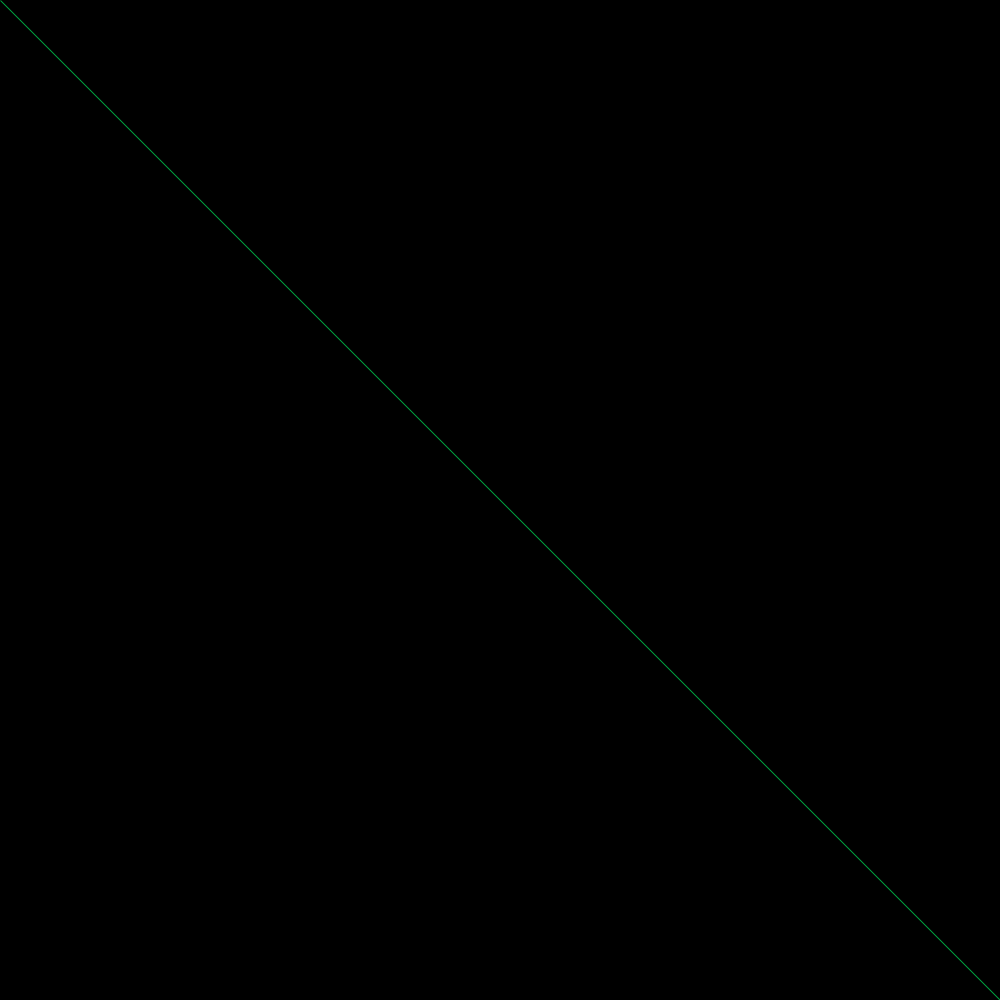
Frame 1 (no input)
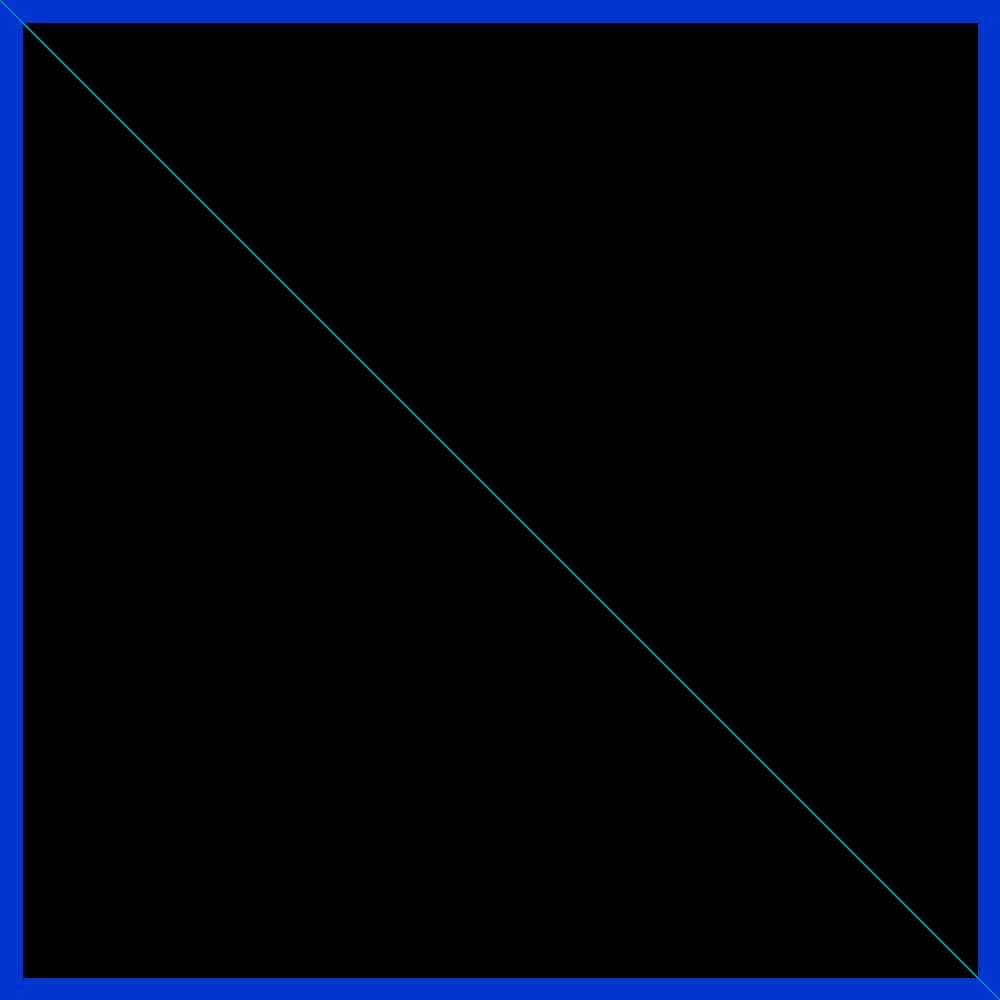
Frame 60 (the mouse pressed at the canvas centre just before this capture)
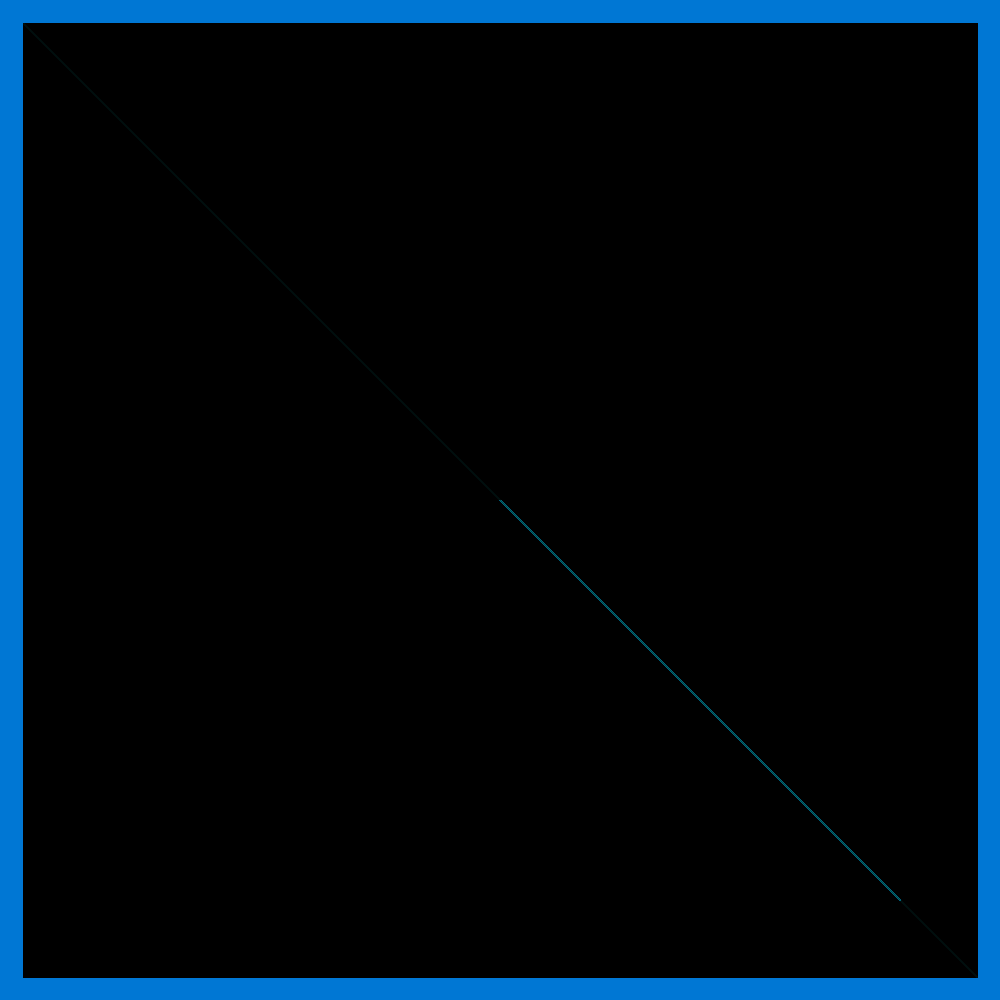
Frame 120 (the mouse held since frame 60 and released just before this capture)

The Processing sketch that drew these frames (run headless with seeded random() and noise(); from frame 60 on, the mouse is pressed at the canvas centre):

// Processing sketch: processing_71440
// ── processing_71440.pde

//Matthew Quesada, Computer Programming Mods 4-5
//UserInput
void setup()
{
  background(0);
  size (1000, 1000);
}
void draw()
{
  
   fill(0,0,0,10);
  strokeWeight(45);
  rect(0,0,1000,1000);
  
  strokeWeight(1);
  stroke(0,random(0,255), random(0,255));
  triangle(mouseX,mouseY,1000-mouseX,1000-mouseY,
  mouseX+400,mouseY+400);
    
 
}

void mousePressed()
{
  if (mouseButton==RIGHT)
  {
    fill(0, 0, 0, 10);
    rect(0, 0, 1000, 1000);

  strokeWeight(15);
    stroke(255);


    stroke(234, 222, 85);
   quad(random(0,1000),random(0,1000), random(0,1000),random(0,1000),
random(0,1000),random(0,1000), random(0,1000),random(0,1000));

  }
}

void keyPressed()
{
if (keyPressed==true)
{
 fill(0,0,0,10);
rect(0,0,1000,1000);  
strokeWeight(15);
stroke(245,174,67);
quad(random(0,1000),random(0,1000), random(0,1000),random(0,1000),
random(0,1000),random(0,1000), random(0,1000),random(0,1000));
 }
}
